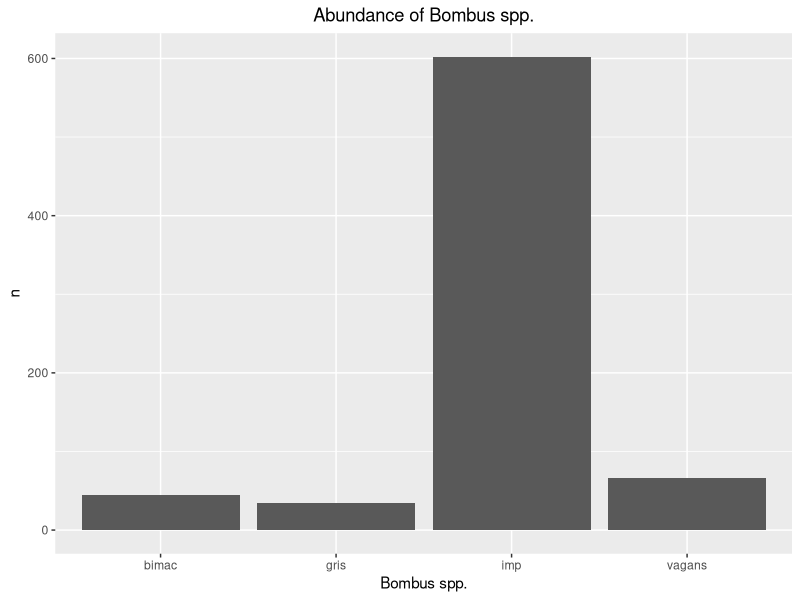
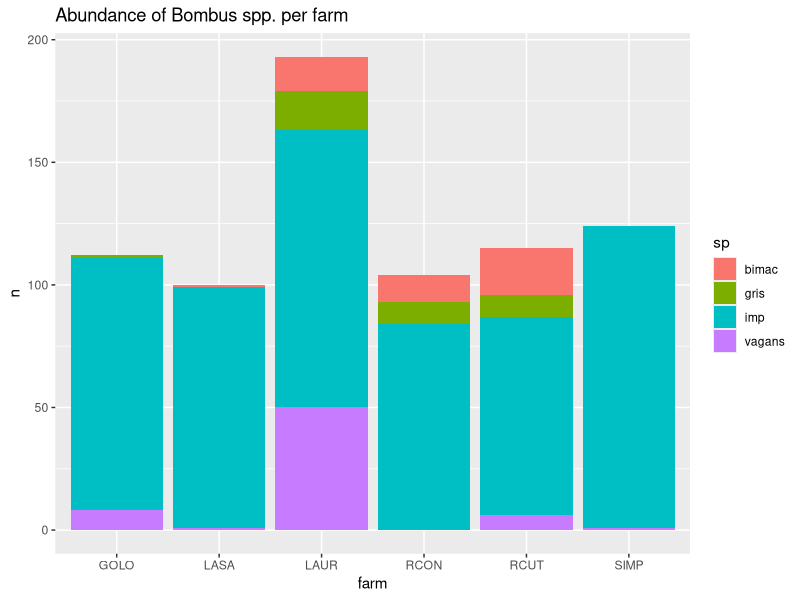
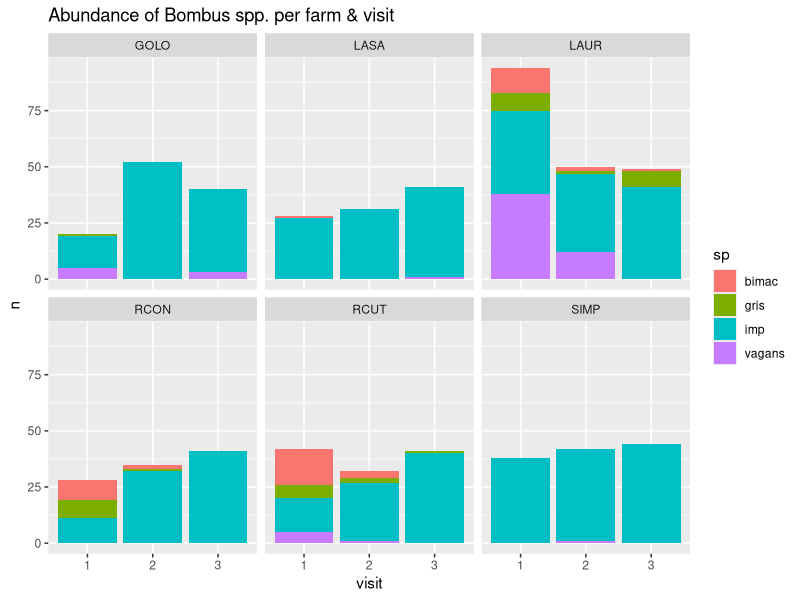
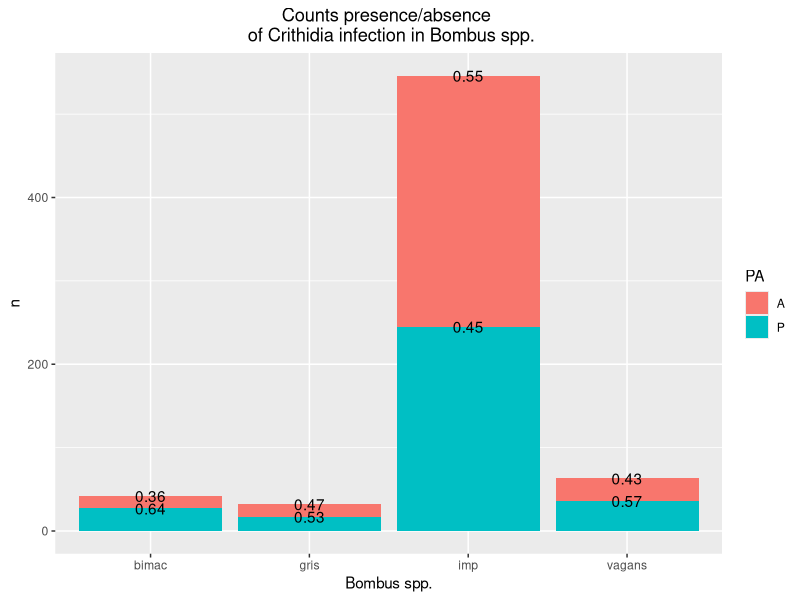
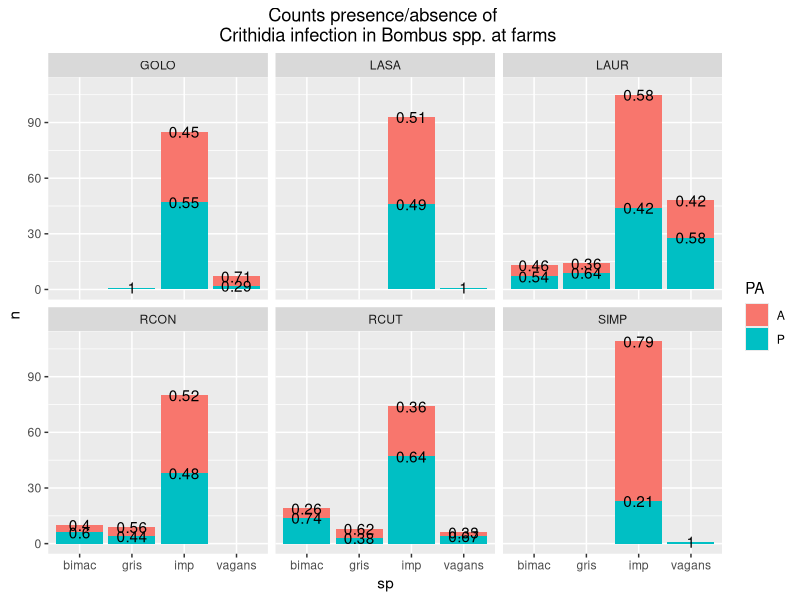
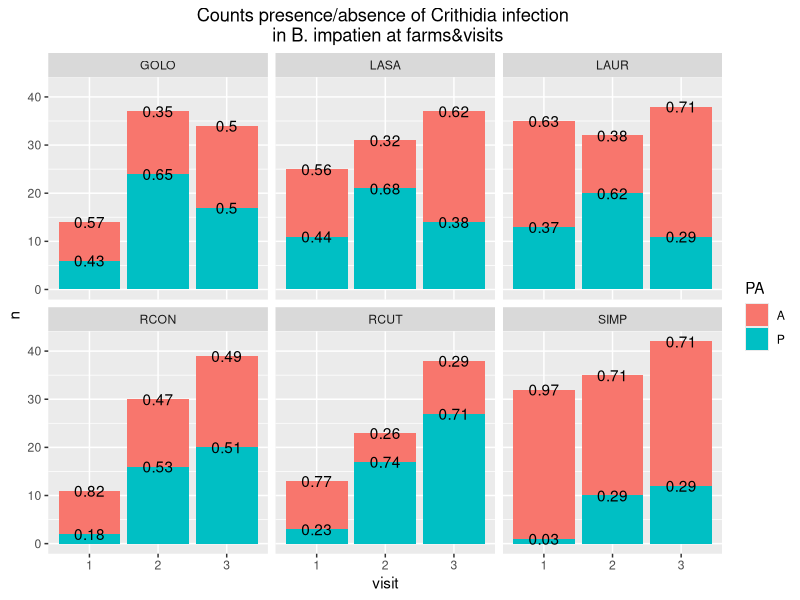
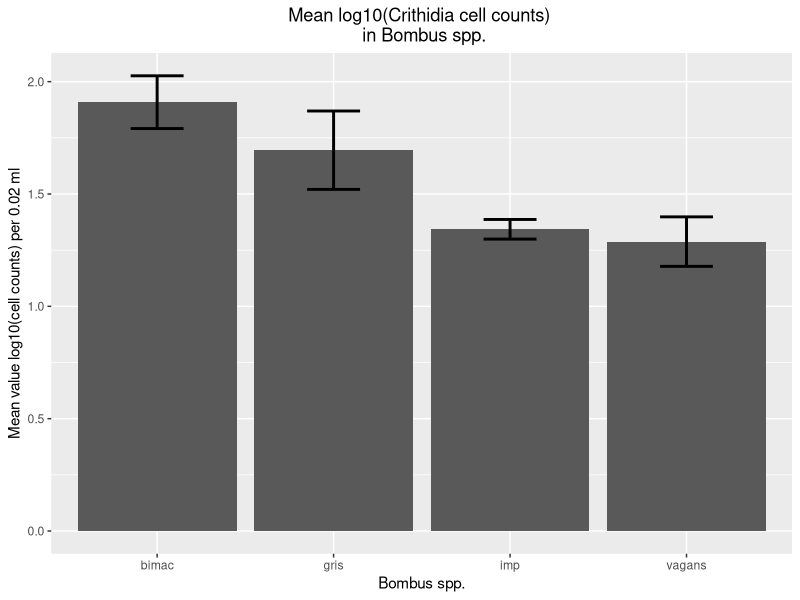
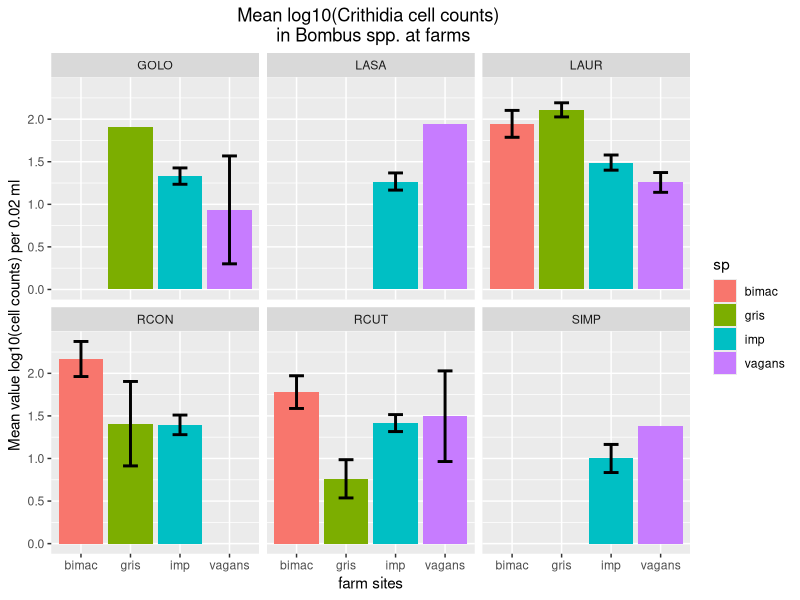

The R source for these figures, in order:
## ---- chunk 1
require(here)
library(dplyr)
library(tidyverse)
## ---- chunk 2
o <- read.csv(here("data", "crit_ast_v1.csv"))
o<-o[,-1] # get rid of that weird number column
## ---- chunk 3
summary(o)

#make visit an ordered factor 
o$visit <- factor(o$visit, levels = c("1", "2", "3"))
## ---- chunk 4

bee_explr<-o%>%
  filter(sp!="NA") #remove unidentified sp., that erases 12 bees from the dataframe. 

sp_cnt<-bee_explr%>%
  group_by(sp)%>%
  count()


farm_sp_cnt<-bee_explr%>%
  group_by(farm,sp)%>%
  count()


farm_visit_sp_cnt<-bee_explr%>%
  group_by(farm, visit, sp)%>%
  count()


## ---- chunk 5
sp_bars<-sp_cnt%>%
ggplot(aes(sp, n))+
  geom_bar(stat='identity')+
  ggtitle("Abundance of Bombus spp.") +
  theme(plot.title = element_text(hjust = 0.5))+
  xlab("Bombus spp.") 
  sp_bars
## ---- chunk 6
farm_sp_bars<-farm_sp_cnt%>%
ggplot(aes(farm, n, fill=sp))+
  geom_bar(stat='identity')+
  ggtitle("Abundance of Bombus spp. per farm")
  farm_sp_bars
## ---- chunk 7
farm_visit_sp_bars<-farm_visit_sp_cnt%>%
ggplot(aes(visit,n, fill=sp))+
  geom_bar(stat='identity')+
  facet_wrap(~farm)+
  ggtitle("Abundance of Bombus spp. per farm & visit")
  farm_visit_sp_bars
## ---- chunk 8
bee_crith_PA <- bee_explr %>%
  filter(PA!="NA") 
## ---- chunk 9
sp_crith_PA <- bee_crith_PA %>%
  group_by(sp, PA)%>%
  count()
  
  #calculate proportions of presence and absent to total bees dissected
proportions<-sp_crith_PA%>%
  group_by(sp)%>%
  summarise(PA_total=n/sum(n))

sp_crith_PA_pro<-cbind(sp_crith_PA, proportions[,2])%>%
  mutate(PA_tot=round(PA_total,2)) # rounding 

sp_crith_PA_bar <- sp_crith_PA_pro %>%
  ggplot(aes(x = sp, y=n, fill=PA)) +
  geom_bar(stat='identity')+
  geom_text(aes(label = PA_tot), position = "stack")+
  ggtitle("Counts presence/absence \n of Crithidia infection in Bombus spp.") +
  theme(plot.title = element_text(hjust = 0.5))+
  xlab("Bombus spp.") 
sp_crith_PA_bar
## ---- chunk 10

farm_sp_crith_PA <- bee_crith_PA %>%
  group_by(sp, farm, PA)%>%
  count()

farm_proportions<-farm_sp_crith_PA%>%
  group_by(sp, farm)%>%
  summarise(PA_total=n/sum(n))


farm_sp_crith_PA_pro<-cbind(farm_sp_crith_PA, farm_proportions[,3])%>%
  mutate(PA_tot = round(PA_total,2)) # rounding

farm_sp_crith_PA_bars <- farm_sp_crith_PA_pro %>%
  ggplot(aes(x = sp, y= n, fill=PA)) +
  facet_wrap(~farm)+
  geom_bar(stat = 'identity')+
  geom_text(aes(label = PA_tot), position = "stack")+
   ggtitle("Counts presence/absence of \n Crithidia infection in Bombus spp. at farms") +
  theme(plot.title = element_text(hjust = 0.5) )

farm_sp_crith_PA_bars
## ---- chunk 11

farm_visit_imp_crith_PA <- bee_crith_PA %>%
  filter(sp=="imp")%>%
  group_by(farm, visit, PA)%>%
  count()

farm_imp_proportions<-farm_visit_imp_crith_PA%>%
  group_by(farm, visit)%>%
  summarise(PA_total=n/sum(n))

farm_imp_crith_PA_pro<-cbind(farm_visit_imp_crith_PA, farm_imp_proportions[,3])%>%
  mutate(PA_tot = round(PA_total,2)) # rounding


farm_visit_imp_crith_PA_bars  <- farm_imp_crith_PA_pro %>%
  ggplot(aes(x = visit, y=n, fill=PA)) +
  facet_wrap(~farm)+
  geom_bar(stat = 'identity')+
  geom_text(aes(label = PA_tot), position = "stack")+
   ggtitle("Counts presence/absence of Crithidia infection \n in B. impatien at farms&visits") +
  theme(plot.title = element_text(hjust = 0.5))
farm_visit_imp_crith_PA_bars

## ---- chunk 12
bee_crith <- bee_explr %>%
  filter(log10_cnt!="NA", PA=="P") #remove NA counts, only crithidia present data
## ---- chunk 13
# average log10count by sp.
sp_crith <- bee_crith %>%
  group_by(sp)%>%
  summarise(mean_log10cnt = mean(log10_cnt), 
            se_log10cnt=sd(log10_cnt)/sqrt(n()))%>%
  ggplot(aes(x = sp, y = mean_log10cnt)) +
  geom_col()+
  geom_errorbar(aes(ymin=mean_log10cnt-se_log10cnt, 
                    ymax= mean_log10cnt+se_log10cnt), 
                width = 0.3, size = 1, 
                position = position_dodge(0.8))+
  ggtitle("Mean log10(Crithidia cell counts) \n in Bombus spp.") +
  theme(plot.title = element_text(hjust = 0.5))+
  ylab("Mean value log10(cell counts) per 0.02 ml") + 
  xlab("Bombus spp.") 
sp_crith

## ---- chunk 14
farm_sp_crith <- bee_crith %>%
  group_by(farm, sp)%>%
  summarise(mean_log10cnt = mean(log10_cnt),
            se_log10cnt=sd(log10_cnt)/sqrt(n()))%>%
  ggplot(aes(x = sp, y = mean_log10cnt, fill=sp)) +
  facet_wrap(~farm)+
  geom_col()+
  geom_errorbar(aes(ymin=mean_log10cnt-se_log10cnt, 
                    ymax= mean_log10cnt+se_log10cnt), 
                width = 0.3, size = 1, 
                position = position_dodge(0.8))+
   ggtitle("Mean log10(Crithidia cell counts) \n in Bombus spp. at farms") +
  theme(plot.title = element_text(hjust = 0.5))+
  ylab("Mean value log10(cell counts) per 0.02 ml") + 
  xlab("farm sites") 
farm_sp_crith
## ---- chunk 15
farm_visit_imp_crith <- bee_crith %>%
  filter(sp=="imp")%>%
  group_by(farm, visit)%>%
  summarise(mean_log10cnt = mean(log10_cnt),
            se_log10cnt=sd(log10_cnt)/sqrt(n()))%>%
  ggplot(aes(x = visit, y = mean_log10cnt)) +
  facet_wrap(~farm)+
  geom_col()+
  geom_errorbar(aes(ymin=mean_log10cnt-se_log10cnt, 
                    ymax= mean_log10cnt+se_log10cnt), 
                width = 0.3, size = 1, 
                position = position_dodge(0.8))+
   ggtitle("Mean log10(Crithidia cell counts) \n in B. impatien at farms&visits") +
  theme(plot.title = element_text(hjust = 0.5))+
  ylab("Mean value log10(cell counts) per 0.02 ml") + 
  xlab("farm sites") 
farm_visit_imp_crith


## ---- chunk 16

all_crit_all_ast<-bee_crith%>%
  ggplot(aes(log.sum_ast_inflr, log10_cnt, color=sp))+
  geom_point()+
  ggtitle("Crithidia infection cell counts in funciton of \n total abunance of all asteraceae flowers")

all_crit_all_ast
## ---- chunk 17
all_crit_all_ast_nozero<-bee_crith%>%
  filter(log10_cnt!=0, log.sum_ast_inflr!=0)%>%
  ggplot(aes(log.sum_ast_inflr, log10_cnt, color=sp))+
  geom_point()+
   geom_smooth(method = "lm", se = FALSE)+
  ggtitle("Crithidia infection cell counts in funciton of \n total abunance of all asteraceae flowers...no zeros")

all_crit_all_ast_nozero
## ---- chunk 18

crit_cut_nozero<-bee_crith%>%
  filter(log10_cnt!=0, cut!=0)%>%
  ggplot(aes(cut, log10_cnt, color=sp))+
  geom_point()+
   geom_smooth(method = "lm", se = FALSE)+
  ggtitle("Crithidia infection cell counts in funciton of \n total abunance of cut flowers...no zeros")

crit_cut_nozero

## ---- chunk 19
crit_bord_nozero<-bee_crith%>%
  filter(log10_cnt!=0, border!=0)%>%
  ggplot(aes(border, log10_cnt, color=sp))+
  geom_point()+
   geom_smooth(method = "lm", se = FALSE)+
  ggtitle("Crithidia infection cell counts in funciton of \n total abunance of border flowers...no zeros")

crit_bord_nozero
## ---- chunk 20

#crit_bord_noLAUR<-bee_crith%>%
 #replace(border, border=4.372419, 0)
#%>% #replace LAUR
 # filter(log10_cnt!=0, border!=0) #%>%
  #ggplot(aes(border, log10_cnt, color=sp))+
  #geom_point()+
   #geom_smooth(method = "lm", se = FALSE)+
  #ggtitle("Crithidia infection cell counts in funciton of \n total abunance of border flowers...no zeros")

#crit_bord_noLAUR

## ---- chunk 21
crit_imp_farm_nozero<-bee_crith%>%
  filter(sp=="imp", log10_cnt!=0, log.sum_ast_inflr!=0)%>%
  ggplot(aes(log.sum_ast_inflr, log10_cnt, color=farm))+
  geom_point()+
   geom_smooth(method = "lm", se = FALSE)+
  ggtitle("Crithidia infection cell counts in B.impatiens in funciton of \n total abunance of all asteraceae flowers...no zeros")

crit_imp_farm_nozero
